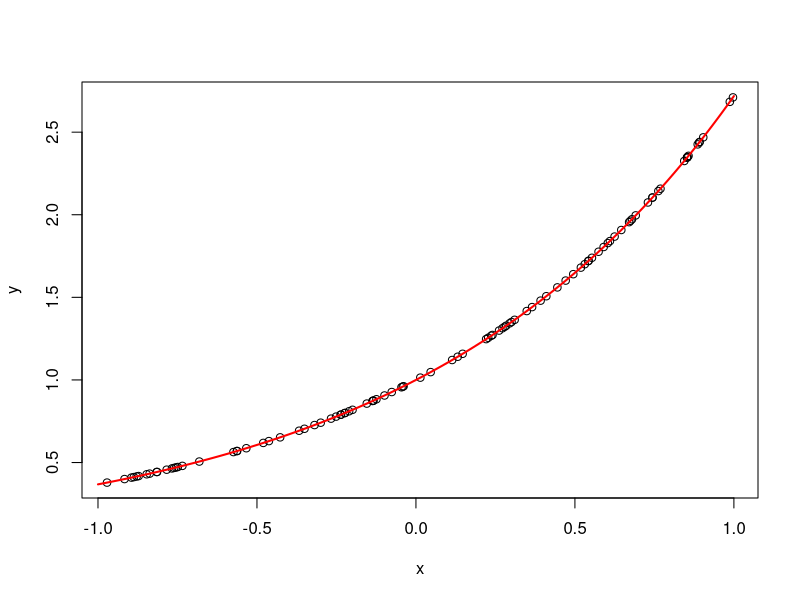

Reproduce this figure in R.
rm(list=ls())
# spocte koeficienty aproximacniho polynomu stupne n-1 pro zadane body x,y
LSA <- function(x,y,n){
  A <- matrix(0,n,n)
  b <- numeric(n)
  for(i in 1:n){
    for(j in 1:n){
      A[i,j] <- sum(x^{i+j-2})
    }
    b[i] <- sum(y*x^{i-1})
  }
  return(solve(A,b))
}
# spocte hodnoty polynomu s koeficienty a v bode x
Horner <- function(x, a){
  n <- length(a)
  res<- a[n]
  for(i in (n-1):1){
    res <- res * x + a[i]
  }
  return(res)
}
#lepsi verze
LSAef <- function(x,y,n){
  X <- matrix(1,nrow = n, ncol = length(x))
  for(i in 2:n){
    X[i,] <- X[i-1,] * x
  }
  return(c(solve(X%*%t(X),X%*%y)))
}

n <- 100
x <- runif(n, -1, 1)
y <- exp(x)
m <- 10

plot(x,y)
coef <- LSA(x,y,m)
coefef <- LSAef(x,y,m)
print(coef)
print(coefef)
plot(function(x) Horner(x,coef), add = TRUE, col='red', lw = 2, xlim = c(-1,1))
